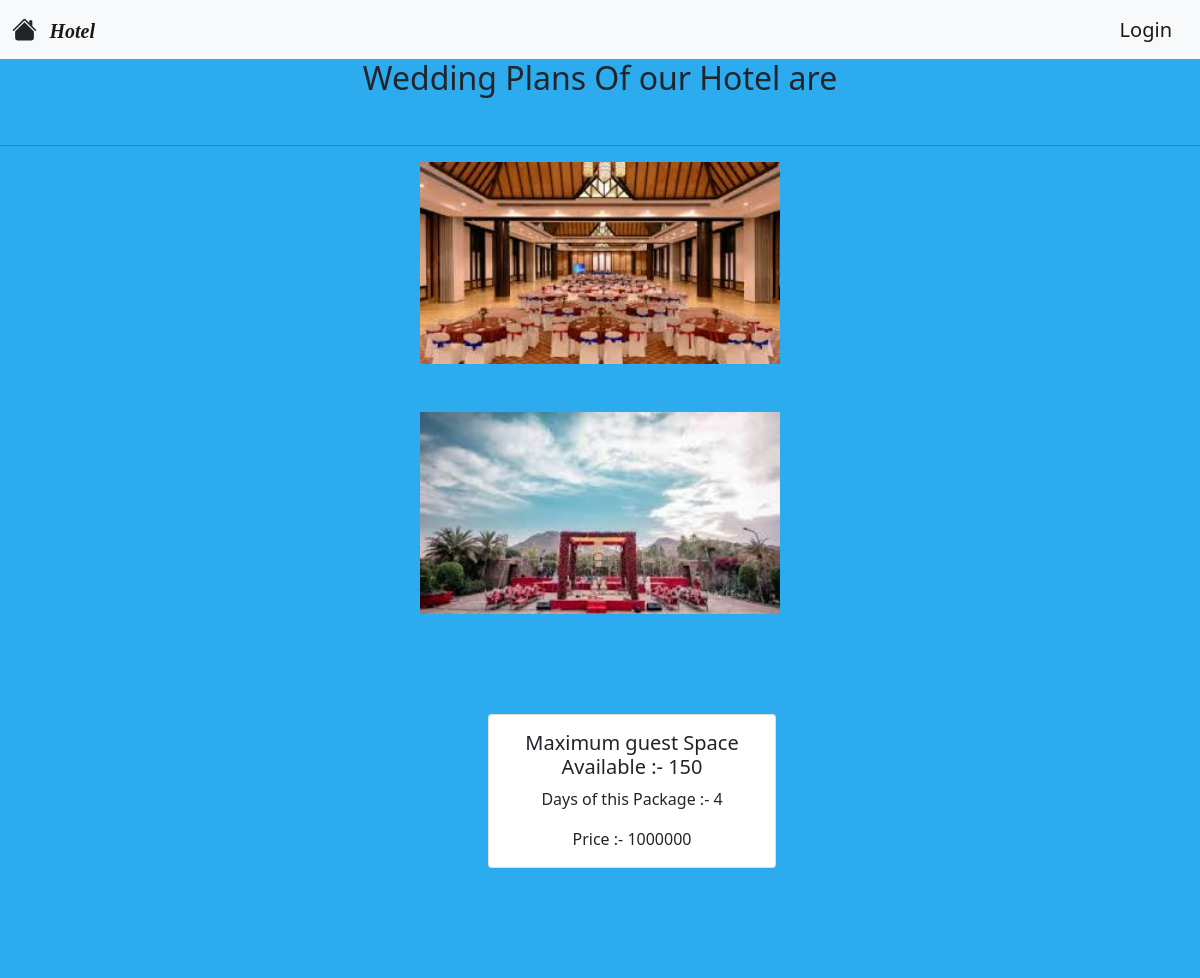
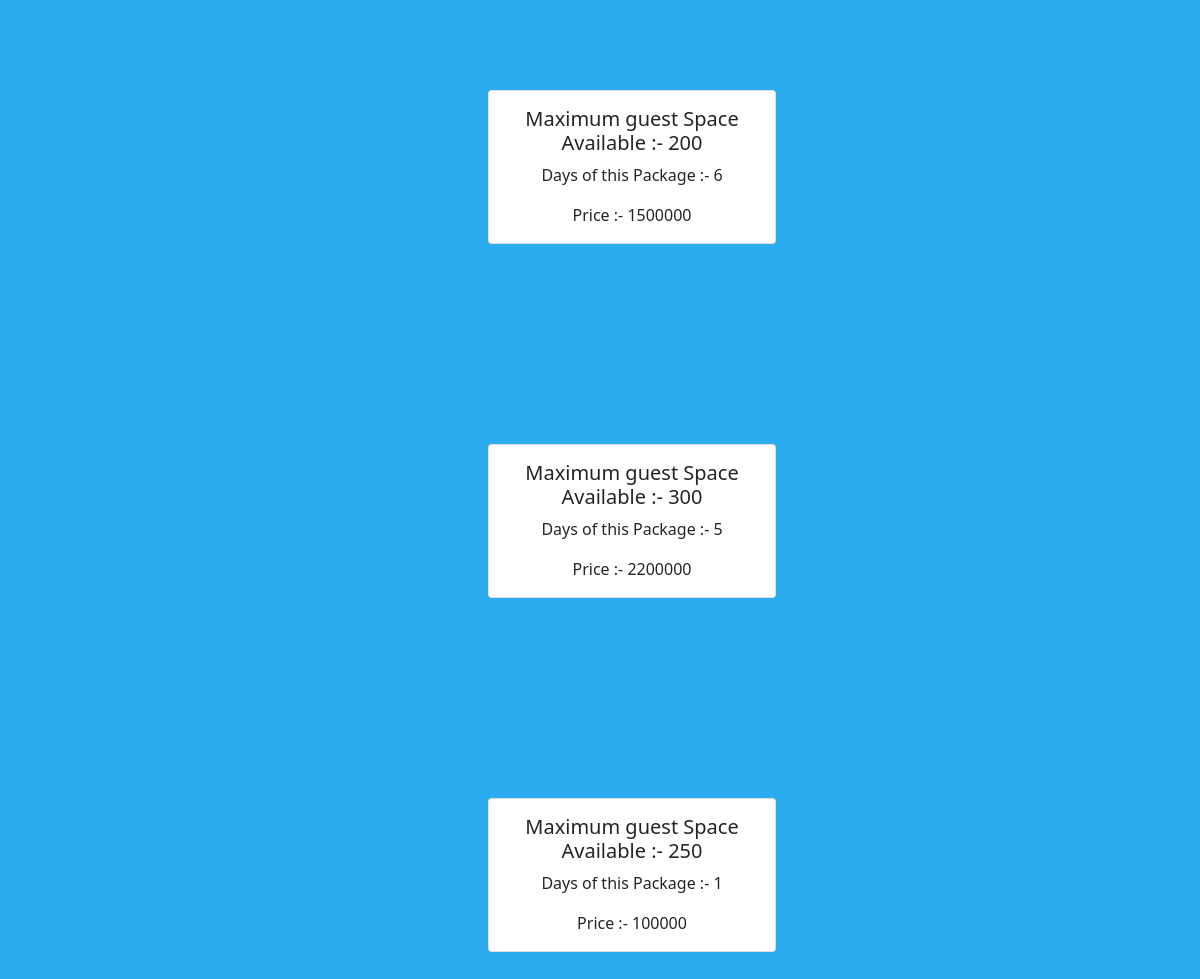
The app's page /Project/wedding.php with its own data (2 pictures, top to bottom).
### tables this page shows
CREATE TABLE `wedding` (
  `id` int(11) NOT NULL,
  `guest_count` int(11) NOT NULL,
  `days` int(11) NOT NULL,
  `price` int(11) NOT NULL
);

### Project/wedding.php (the view, shortened to what this page needs)
<?php
require_once "config.php";
$query = "SELECT * FROM Wedding";
$query1 = $dbhandler->query($query);
$r = $query1->fetchAll();
?>
<!DOCTYPE html>
<html lang="en">
<head>
    <link rel="stylesheet" href="css/bootstrap.min.css" />
</head>
<body style="background-color: #2cabee;">
    <nav class="navbar navbar-expand-lg navbar-light bg-light sticky-top">
        <div class="container-fluid">
            <a href="home.php" class="navbar-brand" style="font-family: Calibri Light; padding-top:8px"><b><i>Hotel</i></b></a>
            <?php
            if (isset($_SESSION['username'])) {
            ?>
                <a class="navbar-brand" href="profile.php">Welcome, <?php echo $_SESSION['username'] ?> &nbsp;|&nbsp; </a>
                <a class="navbar-brand" href="login.php">Logout</a>
            <?php
            } else {
            ?>
                <a class="navbar-brand" href="login.php">Login</a>
            <?php
            }
            ?>
        </div>
    </nav>
<h2 align="center">Wedding Plans Of our Hotel are </h2>
<br><hr>
<img src="Images/event_1.jpg" alt="Image of Event" ><br><br>
<img src="Images/wedding_3.jpg" alt="Image of Event" >
<div class="row" align="center">
    <?php
    foreach ($r as $t) {
    ?>
        <div class="card" style="width: 18rem; margin: 100px 500px;">
            <div class="card-body">
                <h5 class="card-title"> <?php echo "Maximum guest Space Available :- ".$t['guest_count']; ?></h5>
                <p class="card-text"> <?php echo "Days of this Package :- ".$t['days']; ?></p>
                <p class="card-text"> <?php echo "Price :- ".$t['price']; ?></p>
            </div>
        </div>
    <?php
    }
    ?>
</div>
</body>
</html>

### Project/wedding.php (style rules this page uses)
img { display: block; margin-left: auto; margin-right: auto; width: 30%; }

### records on screen
wedding: guest_count "150", days "4", price "1000000"
wedding: guest_count "200", days "6", price "1500000"
wedding: guest_count "300", days "5", price "2200000"
wedding: guest_count "250", days "1", price "100000"
